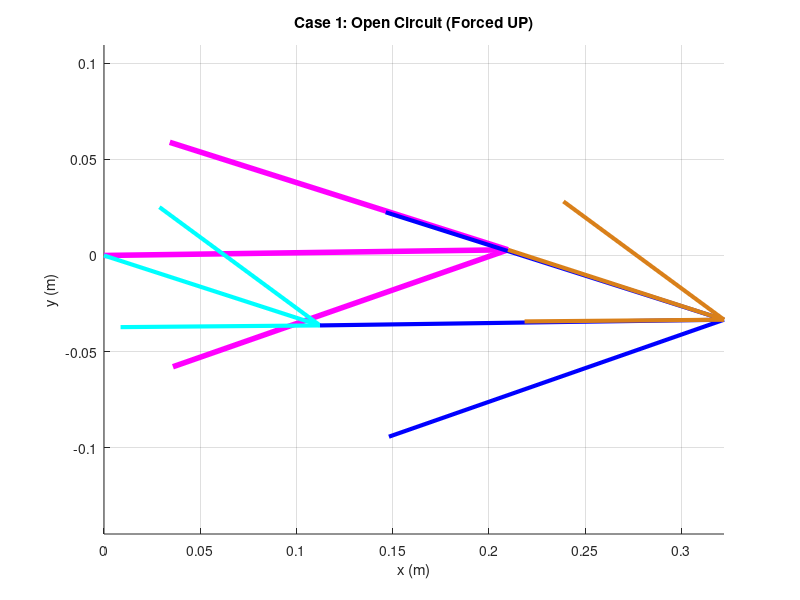
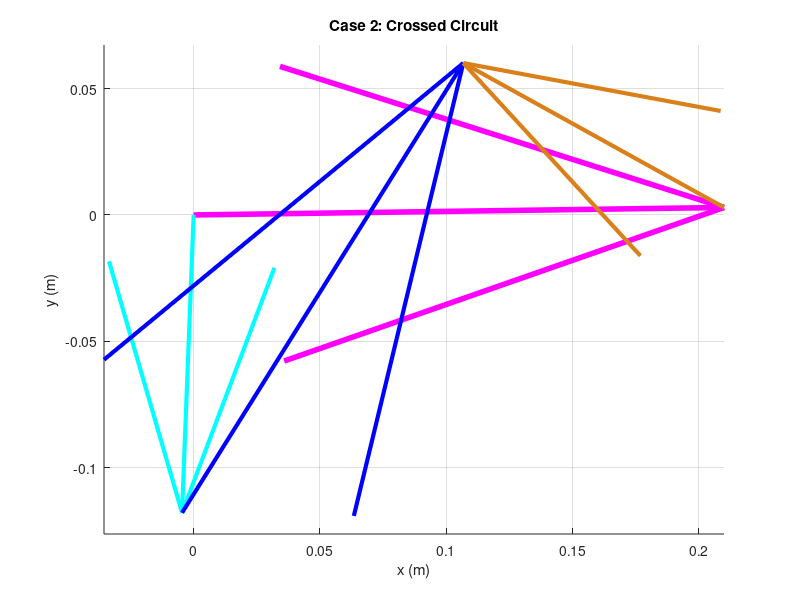

Reproduce these figures in MATLAB, in order.
clear all
close all
clc

% --- 1. Define Parameters (Unit: meters) ---
L1 = 0.210; % Ground (d) - Pink
L2 = 0.118; % Crank (a) - Cyan (Input)
L3 = 0.210; % Coupler (b) - Blue
L4 = 0.118; % Rocker (c) - Brown

a = L2;
b = L3;
c = L4;
d = L1;

% Ground Offset
offset_deg = 0.81;
offset = deg2rad(offset_deg);

% --- 2. Define K Constants (Forward Analysis: Theta 2 is Input) ---
K1 = d/a;
K2 = d/c;
K3 = (a^2 - b^2 + c^2 + d^2)/(2*a*c);
K4 = d/b;
K5 = (c^2 - d^2 - a^2 - b^2)/(2*a*b);

% ==========================================
% CASE 1: Open Circuit (Input = -17.944) -> Force UP
% ==========================================
q2d_open = -17.944;
q2_1 = deg2rad(q2d_open) - offset;

% --- Calculate Coefficients for Theta 4 ---
A1 = cos(q2_1) - K1 - K2*cos(q2_1) + K3;
B1 = -2*sin(q2_1);
C1 = K1 - (K2+1)*cos(q2_1) + K3;

% --- Calculate Coefficients for Theta 3 ---
D1 = cos(q2_1) - K1 + K4*cos(q2_1) + K5;
E1 = -2*sin(q2_1);
F1 = K1 + (K4-1)*cos(q2_1) + K5;

% --- Solve (Using PLUS Sqrt to force UP configuration) ---
q4_open = 2*atan((-B1 + sqrt(B1^2 - 4*A1*C1))/(2*A1));
q3_open = 2*atan((-E1 + sqrt(E1^2 - 4*D1*F1))/(2*D1));

q4_open_d = rad2deg(q4_open) + offset_deg;
q3_open_d = rad2deg(q3_open) + offset_deg;


% ==========================================
% CASE 2: Crossed Circuit (Input = -92.2333) -> Force UP/Cross
% ==========================================
q2d_cross = -92.2333;
q2_2 = deg2rad(q2d_cross) - offset;

% --- Calculate Coefficients for Theta 4 ---
A2 = cos(q2_2) - K1 - K2*cos(q2_2) + K3;
B2 = -2*sin(q2_2);
C2 = K1 - (K2+1)*cos(q2_2) + K3;

% --- Calculate Coefficients for Theta 3 ---
D2 = cos(q2_2) - K1 + K4*cos(q2_2) + K5;
E2 = -2*sin(q2_2);
F2 = K1 + (K4-1)*cos(q2_2) + K5;

% --- Solve (Using MINUS Sqrt for Alternate Config) ---
q4_cross = 2*atan((-B2 - sqrt(B2^2 - 4*A2*C2))/(2*A2));
q3_cross = 2*atan((-E2 - sqrt(E2^2 - 4*D2*F2))/(2*D2));

q4_cross_d = rad2deg(q4_cross) + offset_deg;
q3_cross_d = rad2deg(q3_cross) + offset_deg;


% ==========================================
% Vector Calculation & Plotting
% ==========================================
RO4O2 = d*exp(j*offset);
RO4O2x = real(RO4O2); RO4O2y = imag(RO4O2);

% --- Vector Case 1 (Open) ---
RA1 = a*exp(j*(q2_1 + offset));
RBA1 = b*exp(j*(q3_open + offset));
RBO4_1 = c*exp(j*(q4_open + offset));

RA1x = real(RA1); RA1y = imag(RA1);
RBA1x = real(RBA1); RBA1y = imag(RBA1);
RBO4_1x = real(RBO4_1); RBO4_1y = imag(RBO4_1);

% --- Vector Case 2 (Crossed) ---
RA2 = a*exp(j*(q2_2 + offset));
RBA2 = b*exp(j*(q3_cross + offset));
RBO4_2 = c*exp(j*(q4_cross + offset));

RA2x = real(RA2); RA2y = imag(RA2);
RBA2x = real(RBA2); RBA2y = imag(RBA2);
RBO4_2x = real(RBO4_2); RBO4_2y = imag(RBO4_2);

% --- Plotting Case 1 ---
figure(1)
title('Case 1: Open Circuit (Forced UP)');
hold on;
quiver(0,0, RO4O2x, RO4O2y, 0, 'Color', [1 0 1], 'MaxHeadSize', 0.5, 'LineWidth', 4); % Pink
quiver(0,0, RA1x, RA1y, 0, 'cyan', 'MaxHeadSize', 0.5, 'LineWidth', 3); % Cyan
quiver(RA1x, RA1y, RBA1x, RBA1y, 0, 'blue', 'MaxHeadSize', 0.5, 'LineWidth', 3); % Blue
quiver(RO4O2x, RO4O2y, RBO4_1x, RBO4_1y, 0, 'Color', [0.85 0.5 0.1], 'MaxHeadSize', 0.5, 'LineWidth', 3); % Brown
axis equal; grid on;
xlabel('x (m)'); ylabel('y (m)');

% --- Plotting Case 2 ---
figure(2)
title('Case 2: Crossed Circuit');
hold on;
quiver(0,0, RO4O2x, RO4O2y, 0, 'Color', [1 0 1], 'MaxHeadSize', 0.5, 'LineWidth', 4); % Pink
quiver(0,0, RA2x, RA2y, 0, 'cyan', 'MaxHeadSize', 0.5, 'LineWidth', 3); % Cyan
quiver(RA2x, RA2y, RBA2x, RBA2y, 0, 'blue', 'MaxHeadSize', 0.5, 'LineWidth', 3); % Blue
quiver(RO4O2x, RO4O2y, RBO4_2x, RBO4_2y, 0, 'Color', [0.85 0.5 0.1], 'MaxHeadSize', 0.5, 'LineWidth', 3); % Brown
axis equal; grid on;
xlabel('x (m)'); ylabel('y (m)');

% Display Results
disp('--- Results ---');
disp(['Case 1 (Open): Theta 3 = ', num2str(q3_open_d), ', Theta 4 = ', num2str(q4_open_d)]);
disp(['Case 2 (Crossed): Theta 3 = ', num2str(q3_cross_d), ', Theta 4 = ', num2str(q4_cross_d)]);
